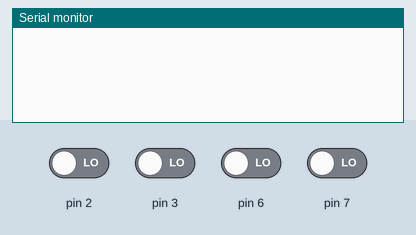
The sketch below on a simulated Arduino Uno, built with avr-gcc and run on an emulated ATmega328P. On the bench: the last lines printed to the serial monitor. Inputs (shaded band) come from the test bench; at power-on: pin 2, pin 3, pin 6, pin 7 LOW.

Above: at 1.2 s.
1.3 s: pin 2 driven HIGH
At 2.3 s:
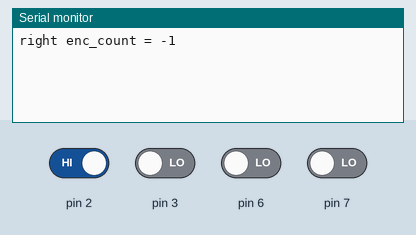
2.8 s: pin 3 driven HIGH
At 3.5 s:
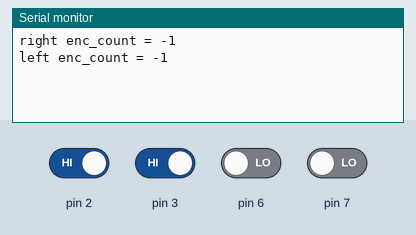
4.3 s: pin 2 driven LOW
At 4.6 s:
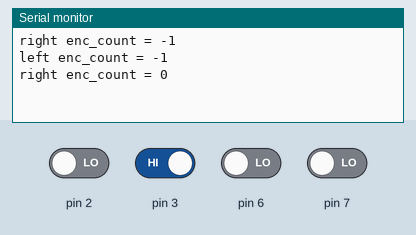
5.8 s: pin 3 driven LOW
At 7.0 s:
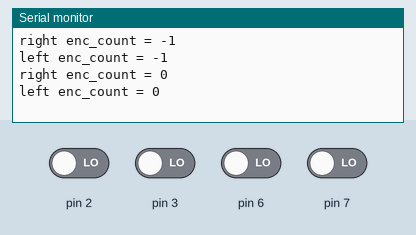

The sketch:

QTRSample.ino
```cpp
volatile long enc_count_right = 0;
volatile long enc_count_left = 0;
int8_t lookup_table[] = {1,-1,-1,1};


//8_t lookup_table[] = {0,-1,1,0,1,0,0,-1,-1,0,0,1,0,1,-1,0};

void setup() {
    Serial.begin(9600);

    // all your normal setup code
    attachInterrupt(0,encoder_isr_right,CHANGE); // right pin 2
    attachInterrupt(1,encoder_isr_left,CHANGE); // left pin 3


}

void loop(){

}

void encoder_isr_right() {

    byte current = (PIND & 0b01000100) >> 2;

    if (current > 2) {
      current &= 0b01;
      current |= 0b10;
    }

    enc_count_right = enc_count_right + lookup_table[current];

    Serial.print("right enc_count = ");
    Serial.println(enc_count_right);
}

void encoder_isr_left() {

    byte current = (PIND & 0b10001000) >> 3;

    if (current > 2) {
       current -= 0b10000;
      current += 0b00010;
    }

    enc_count_left = enc_count_left + lookup_table[current];
    Serial.print("left enc_count = ");
    Serial.println(enc_count_left);
}
```

Measured:
- after the input at 1.3 s, the serial monitor: prints a new line at once (image 1)
- after the input at 2.8 s, the serial monitor: prints a new line at once (image 2)
- after the input at 4.3 s, the serial monitor: prints a new line at once (image 3)
- after the input at 5.8 s, the serial monitor: prints a new line at once (image 4)
